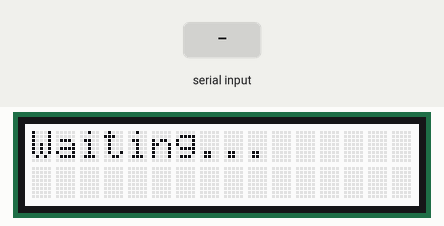
Simulated run of this sketch. Board: Arduino Uno, built with avr-gcc and run on an emulated ATmega328P. Shown: 16×2 character LCD. Inputs (shaded band) come from the test bench.

Above: at 1.2 s.
1.3 s: "1" received over the second serial link
At 3.0 s:
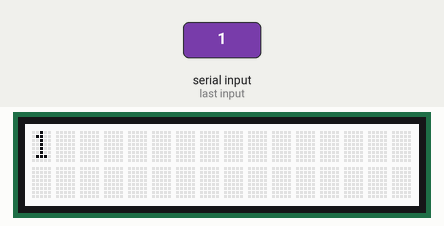
3.8 s: "0" received over the second serial link
At 6.0 s:
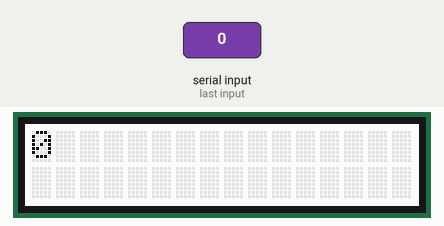
6.3 s: "2" received over the second serial link
At 8.0 s:
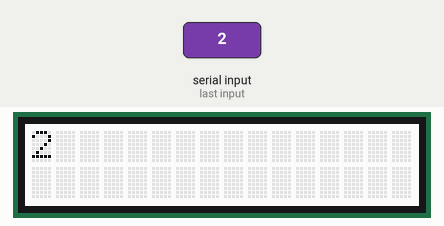
Timing chart, 0 to 9.5 s (numbered marks = the images above; inputs shaded):
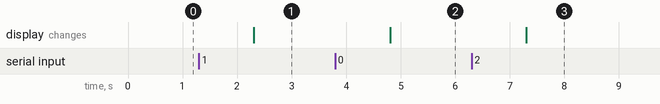

The sketch:

Reciever.ino
```cpp
#include <SoftwareSerial.h>
#include <LiquidCrystal.h>
#include "rgb_lcd.h"
#include <Wire.h>

rgb_lcd lcd;

SoftwareSerial mySerial(6,7); // RX, TX


void setup() {
Serial.begin(9600);
mySerial.begin(9600);
lcd.begin(16, 2);
lcd.print("Waiting...");
}

void loop() {
if (mySerial.available() > 0) {
String receivedMessage = mySerial.readString();
lcd.clear();
lcd.print(receivedMessage);
mySerial.println(receivedMessage);
}
}
```

Measured:
- after the input at 1.3 s, the display: changes after 1.0 s (image 1)
- after the input at 3.8 s, the display: changes after 1.0 s (image 2)
- after the input at 6.3 s, the display: changes after 1.0 s (image 3)
